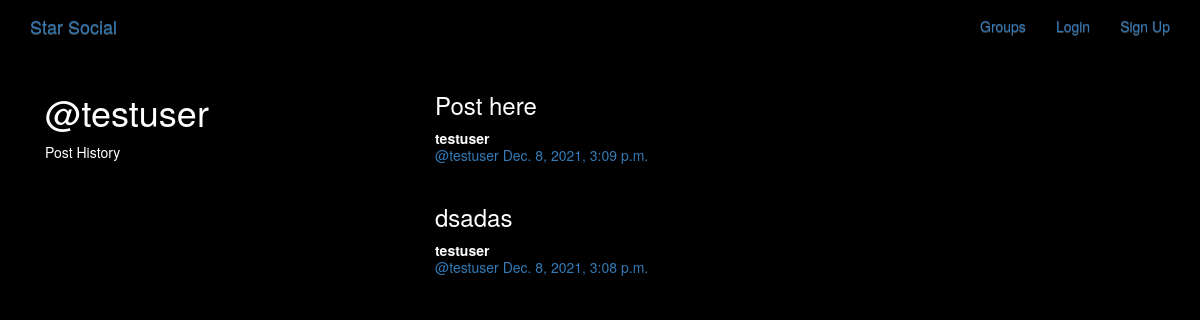
Screenshot of /posts/by/testuser/ with the database file from the repository.
### posts/models.py (models this page shows, shortened)
class Post(models.Model):
    user = models.ForeignKey(User, related_name="posts",on_delete=models.CASCADE)
    created_at = models.DateTimeField(auto_now=True)
    message = models.TextField()
    message_html = models.TextField(editable=False)
    group = models.ForeignKey(Group, related_name="posts",null=True, blank=True,on_delete=models.CASCADE)
    class Meta:
        ordering = ["-created_at"]
        unique_together = ["user", "message"]

### posts/views.py (the view)
# urls.py: url(r"by/(?P<username>[-\w]+)/$",views.UserPosts.as_view(),name="for_user"),
class UserPosts(generic.ListView):
    model = models.Post
    template_name = "posts/user_post_list.html"
    def get_queryset(self):
        try:
            self.post_user = User.objects.prefetch_related("posts").get(
                username__iexact=self.kwargs.get("username")
            )
        except User.DoesNotExist:
            raise Http404
        else:
            return self.post_user.posts.all()
    def get_context_data(self, **kwargs):
        context = super().get_context_data(**kwargs)
        context["post_user"] = self.post_user
        return context

### posts/templates/posts/user_post_list.html
{% extends "posts/post_base.html" %}
{% block prepost %}
<div class="col-md-4">
	<h1>@{{ post_user.username }}</h1>
	<p>Post History</p>
</div>
{% endblock %}
{% block post_content %}
<div class="col-md-8">
	{% for post in post_list %}
		{% include "posts/_post.html" %}
	{% endfor %}
</div>
{% endblock %}

### posts/templates/posts/_post.html (shortened to what this page needs)
<div class="post media">
	<h3>{{ post.message_html|safe }}</h3>
	<div class="media-body">
		<strong>{{ post.user.username }}</strong>
		<h5 class="media-heading">
			<span class="username"><a href="{% url 'posts:for_user' username=post.user.username %}">@{{ post.user.username }}</a></span>
			<time class="time"><a href="{% url 'posts:single' username=post.user.username pk=post.pk %}">{{ post.created_at }}</a></time>
		</h5>
	</div>
</div>

### static/social/css/master.css (style rules this page uses)
body { margin: 0; overflow: hidden; background-color: black; color:white; }

### rows the page displays
Post: message_html "Post here", user.username "testuser", created_at "Dec. 8, 2021, 3:09 p.m."
Post: message_html "dsadas", user.username "testuser", created_at "Dec. 8, 2021, 3:08 p.m."

### other values shown
{{ post_user.username }} "testuser"
